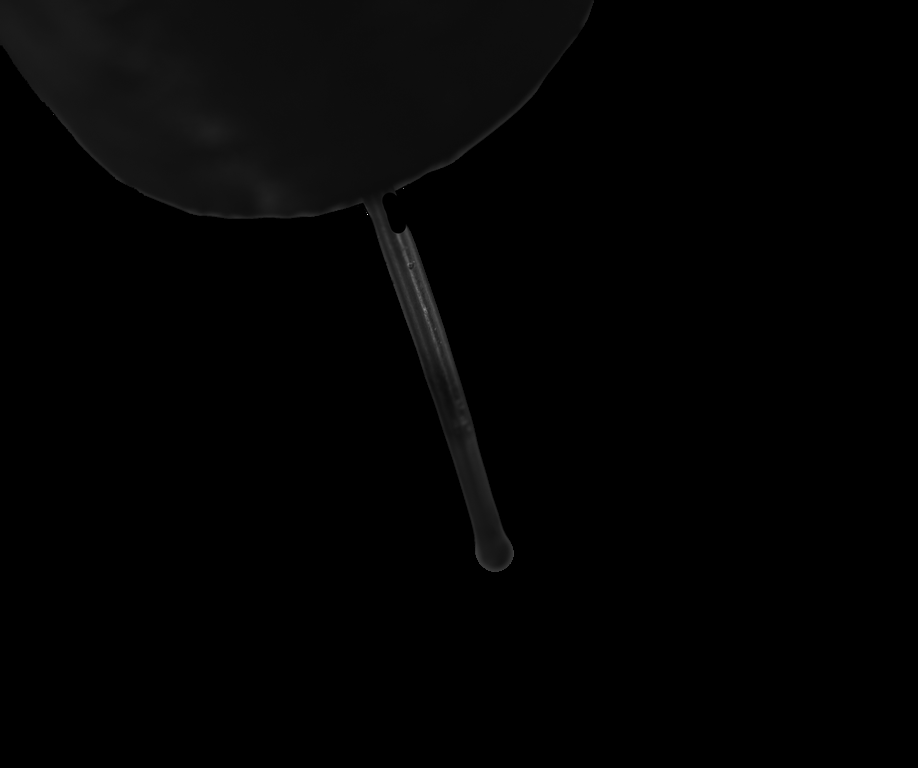
#> input picture datasets/reference/reference_cutout.png, 918 x 768 px, shrunk from 2448 x 2048 before the run
$ python make_reference_cutout.py --src ../datasets/reference/reference_cutout.png
#> lines starting #> are read from the running program, lines starting #| are printed output that depends on the picture; after the words box and inside, x2 and y2 are one past the last pixel; in counts of white or black regions, pixels touching at a corner belong together
"""datasets/reference.png 에서 기구부(금속 튜브 + 와이어) 누끼를 딴다.

카메라가 eye-in-hand 로 기구에 붙어 있어서, 화면 상단의 금속 튜브는 항상
같은 자리에 찍히고 와이어도 같은 자리에서 뻗어 나온다(길이만 변함).
그 영역을 알파 채널로 오려낸 RGBA PNG 를 reference.png 옆에 저장해 두면,
BaslerLiveView 가 시작할 때 읽어 라이브 뷰 위에 반투명으로 얹는다
(config\config.xml 의 <ReferenceOverlay> 참고).

분리 방법 — 배경은 아웃포커스로 흐릿한 중간 회색, 기구부는 그보다 어둡다:
  1) 큰 median blur 로 "기구부가 없다면 보였을" 배경 밝기를 픽셀별로 추정
  2) 추정 배경보다 일정 이상 어두운 픽셀(+ 아주 어두운 픽셀)을 후보로
  3) 화면 최상단에 닿아 있는 연결 성분만 남긴다 — 튜브는 위 프레임 밖에서
     들어오므로 반드시 상단에 닿고, 와이어는 튜브에 붙어 있다
  4) 경계를 살짝 feather 해서 알파로

사용:
  python tools/make_reference_cutout.py                # reference.png 에서 자동 분리
  python tools/make_reference_cutout.py --thresh 8     # 와이어가 덜 잡히면 낮추기

  # 자동 분리 대신, 그림판 등으로 직접 만든 RGBA 레이어(투명 배경 + 기구부)를
  # 합쳐서 누끼·윤곽선을 만들 수도 있다. 크기는 풀 프레임(2448×2048)이어야 한다:
  python tools/make_reference_cutout.py --layers datasets/reference_tube.png datasets/reference_wire.png

  # 튜브/와이어를 구분해서 주면 표시도 구분된다: 튜브는 초록 윤곽선,
  # 와이어는 빨간 OBB(회전 최소 외접 사각형). 누끼 채움은 둘을 합친 그대로:
  python tools/make_reference_cutout.py --tube datasets/reference_tube.png --wire datasets/reference_wire.png

출력:
  datasets/reference_cutout.png          — RGBA 누끼(앱이 읽는 파일)
  datasets/reference_outline.png         — 누끼 윤곽만 초록 선으로 그린 RGBA(앱이 같이 얹음)
  datasets/reference_cutout_preview.png  — 확인용(마젠타 배경에 합성 + 초록 윤곽)
"""

import argparse
from pathlib import Path

import cv2
import numpy as np

REPO = Path(__file__).resolve().parents[1]


def build_mask(gray: np.ndarray, thresh: int, dark: int) -> np.ndarray:
    """기구부(상단 연결 성분) 마스크를 uint8 0/255 로 반환."""
    # 1) 배경 추정: 튜브/와이어보다 훨씬 큰 커널의 median 은 기구부를 지우고
    #    배경의 완만한 명암만 남긴다.
    bg = cv2.medianBlur(gray, 151)

    # 2) 배경 대비 어두움 + 절대적으로 어두움(튜브 내부는 배경 추정이 튀어도
    #    확실히 잡히도록) 를 후보로.
    diff = bg.astype(np.int16) - gray.astype(np.int16)
    cand = ((diff > thresh) | (gray < dark)).astype(np.uint8) * 255

    # 3) 얇은 와이어가 중간에 끊기지 않게 닫고, 점 노이즈는 연다.
    k5 = cv2.getStructuringElement(cv2.MORPH_ELLIPSE, (5, 5))
    cand = cv2.morphologyEx(cand, cv2.MORPH_CLOSE, k5, iterations=3)
    cand = cv2.morphologyEx(cand, cv2.MORPH_OPEN, k5)

    # 4) 최상단 행에 닿는 성분만 남긴다(튜브가 화면 위에서 들어오므로).
    n, labels = cv2.connectedComponents(cand, connectivity=8)
    top_labels = set(np.unique(labels[0:5, :])) - {0}
    mask = np.isin(labels, list(top_labels)).astype(np.uint8) * 255
    return mask


def smooth_mask(mask: np.ndarray, ksize: int) -> np.ndarray:
    """1차 스무딩: 마스크를 가우시안으로 뭉갠 뒤 절반에서 다시 이진화. 픽셀
    이진화가 만든 자잘한 톱니를 없애고 전체 크기·위치는 유지한다. 와이어
    (폭 ~수십 px)는 커널 σ보다 넓어 살아남는다."""
    if ksize < 3:
        return mask
    if ksize % 2 == 0:
        ksize += 1
    blurred = cv2.GaussianBlur(mask, (ksize, ksize), 0)
    return ((blurred > 127).astype(np.uint8)) * 255


# 실루엣 스무딩·윤곽선 그리기 전에 마스크를 이만큼 복제 패딩한다. 마스크가
# 화면 위/왼쪽 프레임에 잘려 있어서, 그대로 윤곽을 찾으면 프레임을 따라가는
# 가짜 변이 생기고 스무딩도 프레임 모서리를 둥글린다. 패딩 위에서 작업한 뒤
# 가운데만 잘라내면 그 인공물이 전부 패딩 영역에 남고 프레임 안은 깨끗하다.
PAD = 64


def smooth_contours(mask: np.ndarray, sigma: float) -> list[np.ndarray]:
    """실루엣 윤곽을 호 길이 방향 가우시안으로 스무딩해 반환(패딩 좌표계).
    실제 금속 튜브 표면은 매끄러운데 이진화 실루엣에는 물방울 등 잔요철이
    남으므로, 닫힌 윤곽의 x(t), y(t)를 원형(wrap) 컨볼루션으로 저역 통과시켜
    σ보다 짧은 요철만 깎아낸다. 와이어 양쪽 변은 호 길이로는 멀리 떨어져
    있어 서로 뭉개지지 않고, 곧은 변·완만한 곡선은 그대로 유지된다."""
    padded = cv2.copyMakeBorder(mask, PAD, PAD, PAD, PAD, cv2.BORDER_REPLICATE)
    contours, _ = cv2.findContours(padded, cv2.RETR_EXTERNAL, cv2.CHAIN_APPROX_NONE)

    if sigma <= 0:
        return [c.astype(np.int32) for c in contours]

    radius = max(1, int(round(sigma * 3)))
    t = np.arange(-radius, radius + 1, dtype=np.float64)
    kernel = np.exp(-0.5 * (t / sigma) ** 2)
    kernel /= kernel.sum()

    out = []
    for c in contours:
        pts = c[:, 0, :].astype(np.float64)
        if len(pts) <= 2 * radius:      # 커널보다 짧은 조각은 그대로
            out.append(c.astype(np.int32))
            continue
        sm = np.empty_like(pts)
        for d in range(2):              # 닫힌 곡선 → wrap 패딩 후 컨볼루션
            wrapped = np.concatenate([pts[-radius:, d], pts[:, d], pts[:radius, d]])
            sm[:, d] = np.convolve(wrapped, kernel, mode="valid")
        out.append(sm.round().astype(np.int32).reshape(-1, 1, 2))
    return out


# [19 lines left out: function draw_dashed_poly, not called in this run]


def main() -> None:
    ap = argparse.ArgumentParser(description=__doc__.splitlines()[0])
    ap.add_argument("--src", default=str(REPO / "datasets" / "reference.png"))
    ap.add_argument("--out", default=str(REPO / "datasets" / "reference_cutout.png"))
    ap.add_argument("--thresh", type=int, default=10,
                    help="배경 대비 이만큼 어두우면 기구부 후보 (기본 10; 와이어가 끊기면 낮추기)")
    ap.add_argument("--dark", type=int, default=45,
                    help="이보다 어두운 픽셀은 무조건 후보 (기본 45)")
    ap.add_argument("--feather", type=int, default=3,
                    help="경계 feather 반경 px (기본 3)")
    ap.add_argument("--smooth", type=int, default=41,
                    help="1차 픽셀 스무딩 커널 px (기본 41; 0 = 없음)")
    ap.add_argument("--contour-sigma", type=float, default=20,
                    help="실루엣 호 길이 스무딩 σ px (기본 20; 0 = 없음)")
    ap.add_argument("--line", type=int, default=5,
                    help="윤곽선 두께 px (기본 5)")
    ap.add_argument("--layers", nargs="+", metavar="PNG",
                    help="자동 분리 대신 손으로 만든 RGBA 레이어들을 합쳐 누끼로 사용")
    ap.add_argument("--tube", metavar="PNG",
                    help="튜브 레이어(RGBA). --wire 와 함께 쓰며, 초록 윤곽선으로 표시")
    ap.add_argument("--wire", metavar="PNG",
                    help="와이어 레이어(RGBA). 빨간 OBB(회전 최소 외접 사각형)로 표시")
    args = ap.parse_args()

    if (args.tube is None) != (args.wire is None):
        ap.error("--tube 와 --wire 는 함께 주어야 합니다")
    if args.tube:
        args.layers = [args.tube, args.wire]

    tube_rough = wire_rough = None
    if args.layers:
        # 손으로 만든 레이어 모드: 각 RGBA 를 순서대로 알파 합성해 누끼 원본으로
        # 쓴다. 자동 이진화가 아니므로 1차 픽셀 스무딩은 건너뛴다(레이어의 알파가
        # 곧 의도한 모양). 실루엣 스무딩(--contour-sigma)은 똑같이 적용된다.
        bgr = alpha = None
        layer_masks = []
        for p in args.layers:
            layer = cv2.imread(p, cv2.IMREAD_UNCHANGED)
            if layer is None:
                raise SystemExit(f"레이어를 열 수 없음: {p}")
            if layer.ndim != 3 or layer.shape[2] != 4:
                raise SystemExit(f"알파 채널이 없음(RGBA 아님): {p}")
            if bgr is None:
                bgr = np.zeros(layer.shape[:2] + (3,), np.float32)
                alpha = np.zeros(layer.shape[:2], np.float32)
            elif layer.shape[:2] != alpha.shape:
                raise SystemExit(f"레이어 크기가 서로 다름: {p} {layer.shape[:2]} vs {alpha.shape}")
            fa = layer[:, :, 3].astype(np.float32) / 255
            bgr = layer[:, :, :3].astype(np.float32) * fa[:, :, None] + bgr * (1 - fa[:, :, None])
            alpha = fa + alpha * (1 - fa)
            layer_masks.append(((fa > 0.5).astype(np.uint8)) * 255)
        bgr = bgr.astype(np.uint8)
        rough = ((alpha > 0.5).astype(np.uint8)) * 255
        h, w = rough.shape
        if args.tube:
            tube_rough, wire_rough = layer_masks
        print(f"layers: {len(args.layers)} merged ({w}x{h})")
    else:
        bgr = cv2.imread(args.src, cv2.IMREAD_COLOR)
#> bgr is the input picture: shape (768, 918, 3); min 0, max 255, mean 3
        if bgr is None:
            raise SystemExit(f"이미지를 열 수 없음: {args.src}")
        gray = cv2.cvtColor(bgr, cv2.COLOR_BGR2GRAY)
        h, w = gray.shape
#> h = 768; w = 918
        rough = smooth_mask(build_mask(gray, args.thresh, args.dark), args.smooth)
#> in build_mask, `bg = cv2.medianBlur(gray, 151)`:
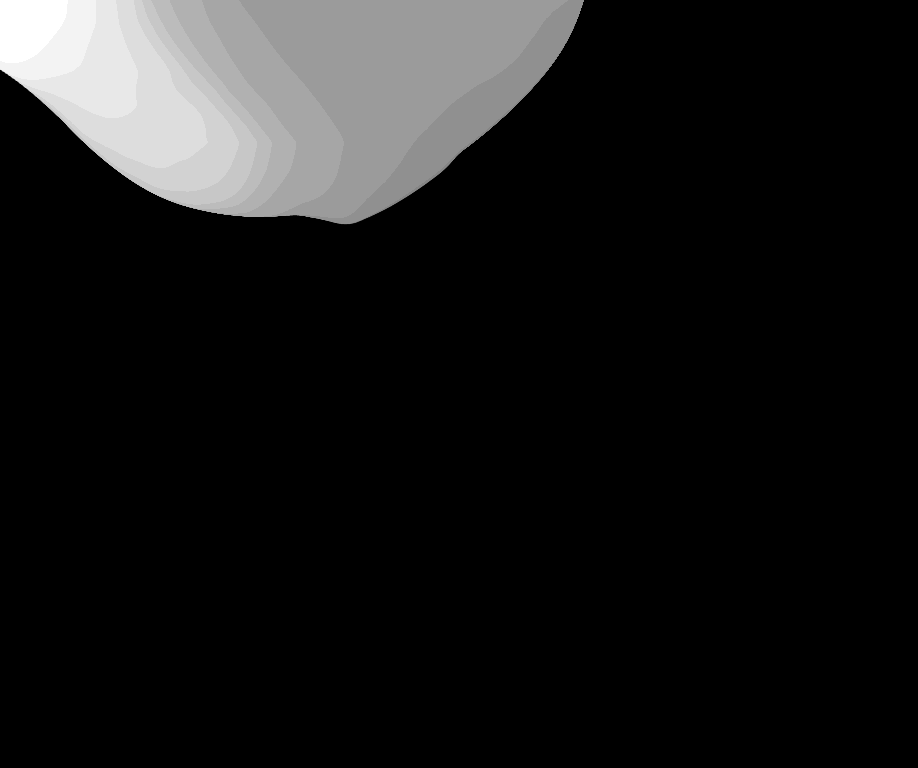
#> bg: shape (768, 918); min 0, max 23, mean 2.2; drawn with min black and max white
#> in build_mask, `diff = bg.astype(np.int16) - gray.astype(np.int16)`:
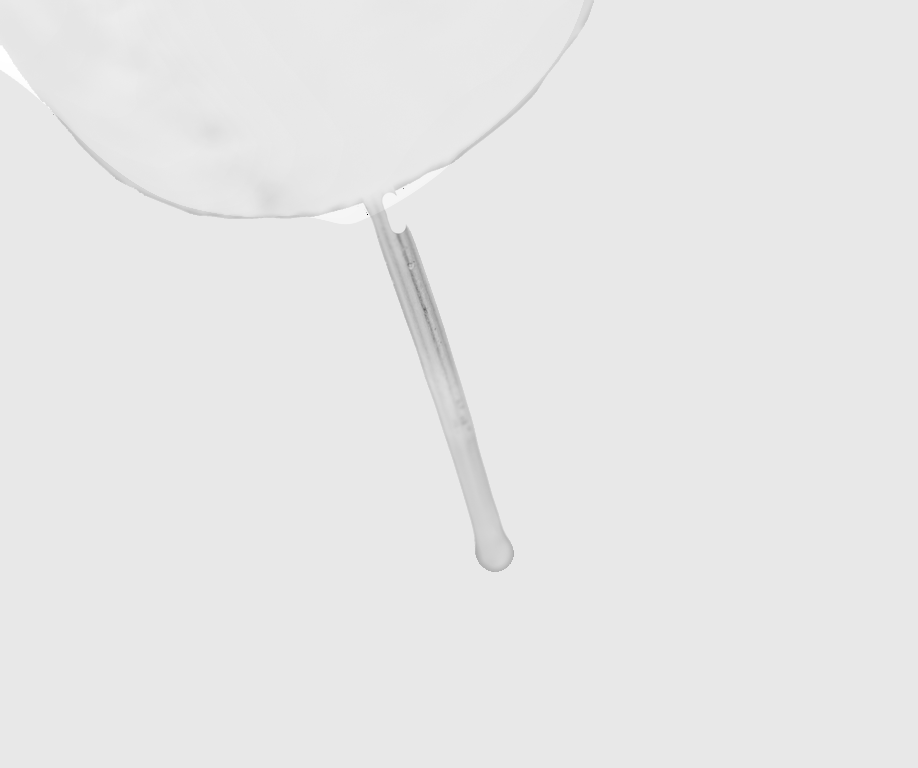
#> diff: shape (768, 918) int16; min -242, max 23, mean -0.8; drawn with min black and max white
#> in build_mask, `cand = ((diff > thresh) | (gray < dark)).astype(np.uint8) * 255`:
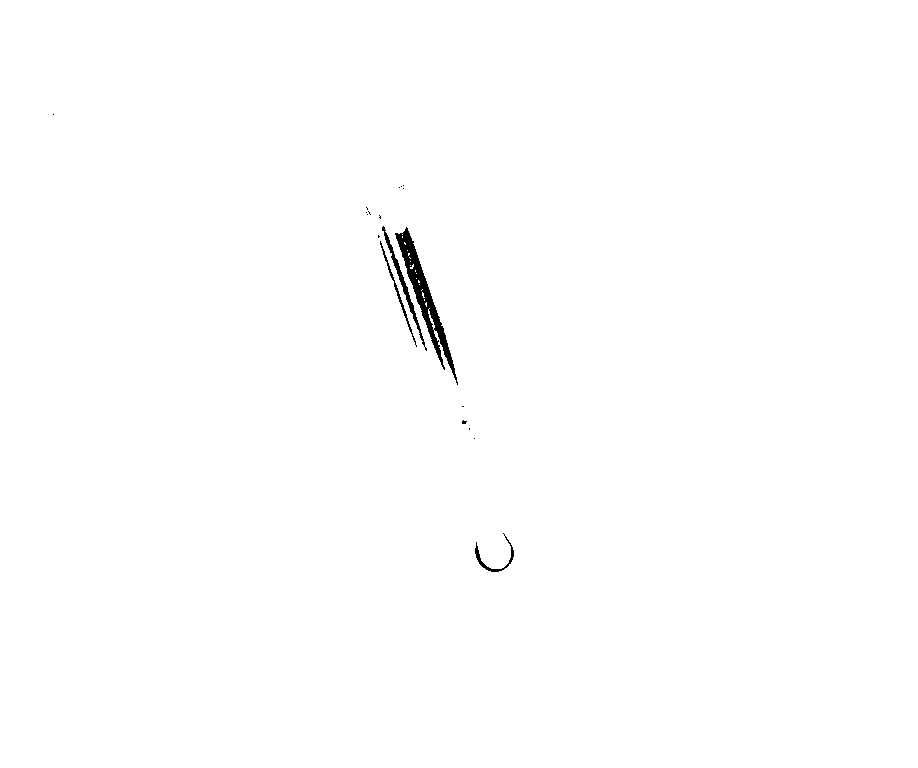
#> cand: shape (768, 918); 99.6% white; 19 black regions (15 under 20 px)
#> in build_mask, `cand = cv2.morphologyEx(cand, cv2.MORPH_CLOSE, k5, iterations=3)`: cand: shape (768, 918); every value is 255
#> in build_mask, `n, labels = cv2.connectedComponents(cand, connectivity=8)`: labels: shape (768, 918) int32; every value is 1
#> in build_mask, `n, labels = cv2.connectedComponents(cand, connectivity=8)`: n = 2
#> in build_mask, `top_labels = set(np.unique(labels[0:5, :])) - {0}`: top_labels = 1 item

    # 2차 스무딩: 실루엣 윤곽 자체를 매끄럽게 만들어 최종 마스크를 다시 채운다.
    # 누끼 알파와 초록 윤곽선이 같은 곡선에서 나오므로 둘이 정확히 겹친다.
    contours = smooth_contours(rough, args.contour_sigma)
#> in smooth_contours, `padded = cv2.copyMakeBorder(mask, PAD, PAD, PAD, PAD, cv2.BORDER_REPLI..`: padded: shape (896, 1046); every value is 255
#> in smooth_contours, `contours, _ = cv2.findContours(padded, cv2.RETR_EXTERNAL, cv2.CHAIN_AP..`: contours = 1 contour; box (x1, y1, x2, y2) and area: (0, 0, 1046, 896) 935275
#> the loop in smooth_contours, `for c in contours:` made 1 pass
#> after the loop in smooth_contours, `for c in contours:`: out = 1 contour; box (x1, y1, x2, y2) and area: (0, 0, 1046, 896) 934507
#> contours has the same summary as out in smooth_contours
    canvas = np.zeros((h + 2 * PAD, w + 2 * PAD), np.uint8)
    cv2.fillPoly(canvas, contours, 255)
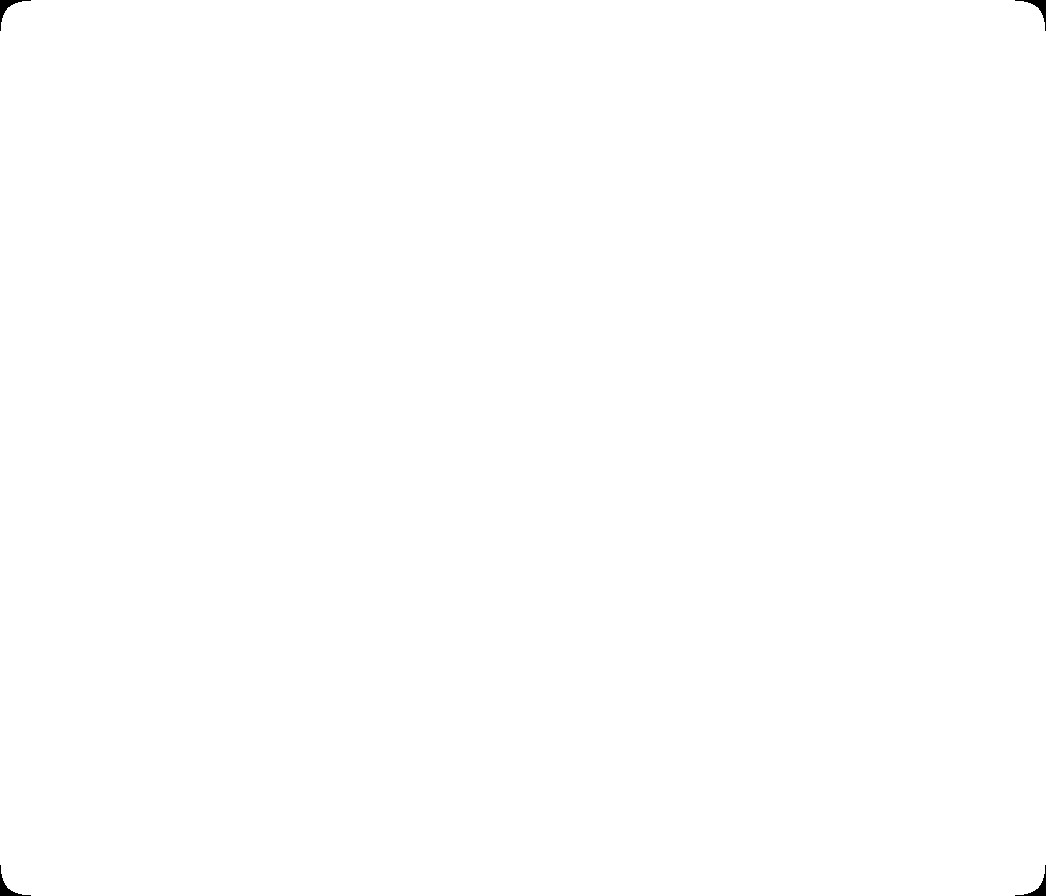
#> canvas: shape (896, 1046); 99.9% white; 4 black regions, box (x1, y1, x2, y2) and area: (0, 0, 31, 31) 192, (1015, 0, 1046, 31) 192, (0, 865, 31, 896) 192, (1015, 865, 1046, 896) 192
    mask = canvas[PAD:PAD + h, PAD:PAD + w]
    coverage = (mask > 0).mean() * 100
#> coverage = 100

    # feather: 마스크를 살짝 흐려 알파 경계를 부드럽게.
    ksize = args.feather * 2 + 1
    alpha = cv2.GaussianBlur(mask, (ksize, ksize), 0)

    rgba = cv2.cvtColor(bgr, cv2.COLOR_BGR2BGRA)
    rgba[:, :, 3] = alpha
    cv2.imwrite(args.out, rgba)

    # 초록 윤곽선만 담은 RGBA — 앱이 누끼와 별도 레이어로 얹는다(불투명도도 따로).
    # 패딩 캔버스에 그린 뒤 가운데를 잘라내므로, 마스크가 프레임에 잘린 곳에서
    # 프레임을 따라 도는 가짜 변은 패딩 영역에 그려졌다가 크롭으로 사라진다.
    outline_canvas = np.zeros((h + 2 * PAD, w + 2 * PAD, 4), np.uint8)
    green = (0, 200, 0, 255)  # BGRA
    red = (0, 0, 230, 255)
    if wire_rough is not None:
        # 튜브/와이어 구분 모드: 튜브는 실루엣을 초록으로, 와이어는 화소들의
        # 회전 최소 외접 사각형(OBB)을 빨강으로. 와이어는 길이가 변하는 부품이라
        # 정확한 실루엣보다 "이 영역 어딘가" 를 나타내는 박스가 알아보기 쉽다.
        tube_contours = smooth_contours(tube_rough, args.contour_sigma)
        cv2.drawContours(outline_canvas, tube_contours, -1, green, args.line, lineType=cv2.LINE_AA)
        # OBB 는 튜브 실루엣(초록 선) 바깥에 실제로 보이는 와이어 픽셀만으로
        # 계산한다. 레이어에는 튜브 뒤로 이어지는 윗부분까지 그려져 있어서,
        # 전체 픽셀로 박스를 잡으면 위 변이 초록 선을 뚫고 올라간다. 가리는
        # 영역은 스무딩된 튜브 윤곽을 다시 채워 초록 선과 정확히 일치시킨다.
        tube_fill = np.zeros((h + 2 * PAD, w + 2 * PAD), np.uint8)
        cv2.fillPoly(tube_fill, tube_contours, 255)
        wire_visible = cv2.bitwise_and(wire_rough, cv2.bitwise_not(tube_fill[PAD:PAD + h, PAD:PAD + w]))
        pts = cv2.findNonZero(wire_visible)
        if pts is None:
            raise SystemExit(f"튜브 밖에 보이는 와이어 픽셀이 없음: {args.wire}")
        box = cv2.boxPoints(cv2.minAreaRect(pts)).astype(np.float64) + PAD

        # 박스를 와이어 축 방향(기울기 유지)으로 이미지 바닥 밖까지 연장한다.
        # 와이어는 길이가 변하는 부품이라 기준 길이에서 멈추기보다 "이 축을 따라
        # 내려온다" 는 가이드 레일이 맞다. 아래 변은 캔버스 밖으로 밀려나 크롭에서
        # 사라지고, 양쪽 레일만 프레임 끝까지 남는다. 전체는 대시로 그린다.
        e01 = box[1] - box[0]
        e12 = box[2] - box[1]
        axis = e01 if np.hypot(*e01) >= np.hypot(*e12) else e12  # 긴 변 = 와이어 축
        axis = axis / np.hypot(*axis)
        if axis[1] < 0:
            axis = -axis                              # 아래(y+) 방향으로 통일
        if axis[1] > 1e-6:                            # 수평에 가까우면 연장 불가 → 그대로
            proj = box @ axis
            target_y = h + 2 * PAD                    # 캔버스 바닥 밖 → 아래 변은 잘림
            for i in np.argsort(proj)[2:]:            # 축 투영이 큰 두 점 = 아래 꼭짓점
                t = (target_y - box[i][1]) / axis[1]
                box[i] += axis * max(t, 0.0)
        draw_dashed_poly(outline_canvas, box, red, args.line)
    else:
        cv2.drawContours(outline_canvas, contours, -1, green, args.line, lineType=cv2.LINE_AA)
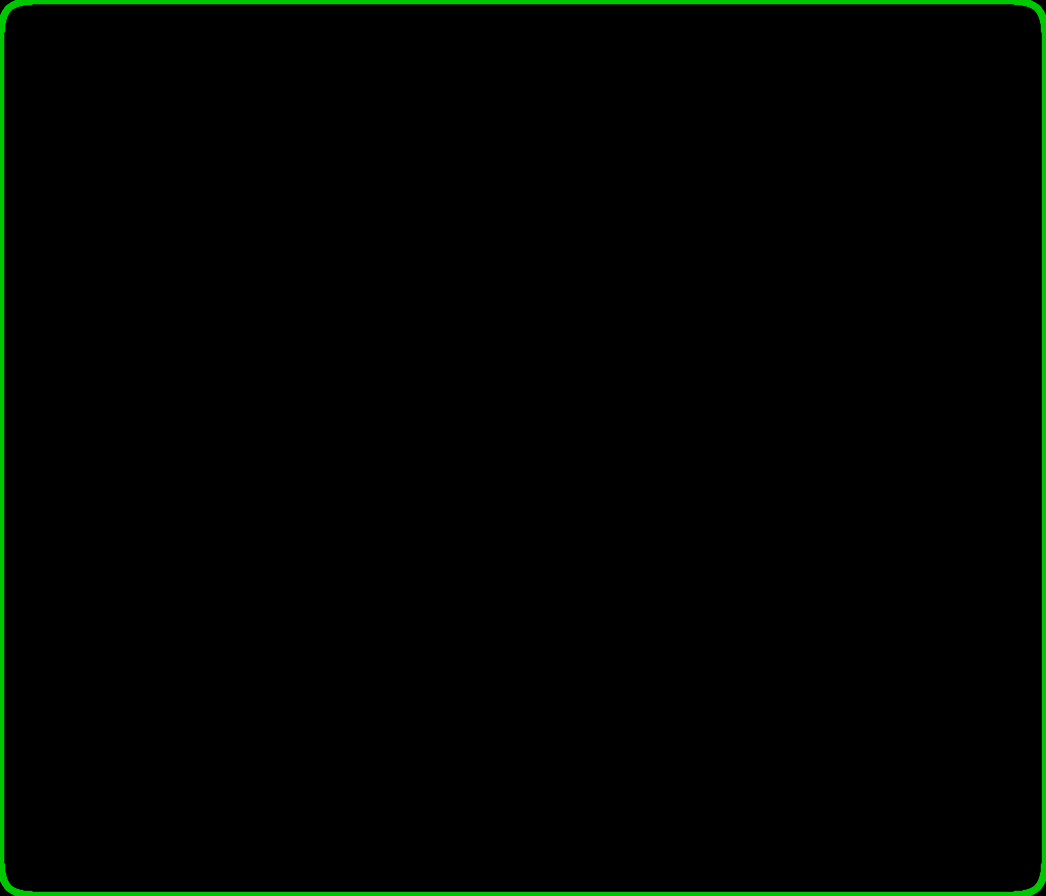
#> outline_canvas: shape (896, 1046, 4); mean of channels 0, 1, 2, 3 0, 3.5, 0, 4.5; drawn as B, G, R
    outline = outline_canvas[PAD:PAD + h, PAD:PAD + w]
#> outline: shape (768, 918, 4); every value is 0
    outline_path = str(Path(args.out).with_name("reference_outline.png"))
    cv2.imwrite(outline_path, outline)

    # 확인용 프리뷰: 마젠타 배경 위에 알파 합성 + 초록 윤곽.
    magenta = np.zeros_like(bgr)
    magenta[:] = (255, 0, 255)
    a = (alpha.astype(np.float32) / 255)[:, :, None]
#> a: shape (768, 918, 1) float32; every value is 1
    preview = (bgr * a + magenta * (1 - a)).astype(np.uint8)
    oa = (outline[:, :, 3].astype(np.float32) / 255)[:, :, None]
    preview = (outline[:, :, :3] * oa + preview * (1 - oa)).astype(np.uint8)
    preview_path = str(Path(args.out).with_name(Path(args.out).stem + "_preview.png"))
    cv2.imwrite(preview_path, preview)

    print(f"mask coverage: {coverage:.1f}% of frame")
#| mask coverage: 100.0% of frame
    print(f"cutout : {args.out}")
    print(f"outline: {outline_path}")
    print(f"preview: {preview_path}")


if __name__ == "__main__":
    main()
